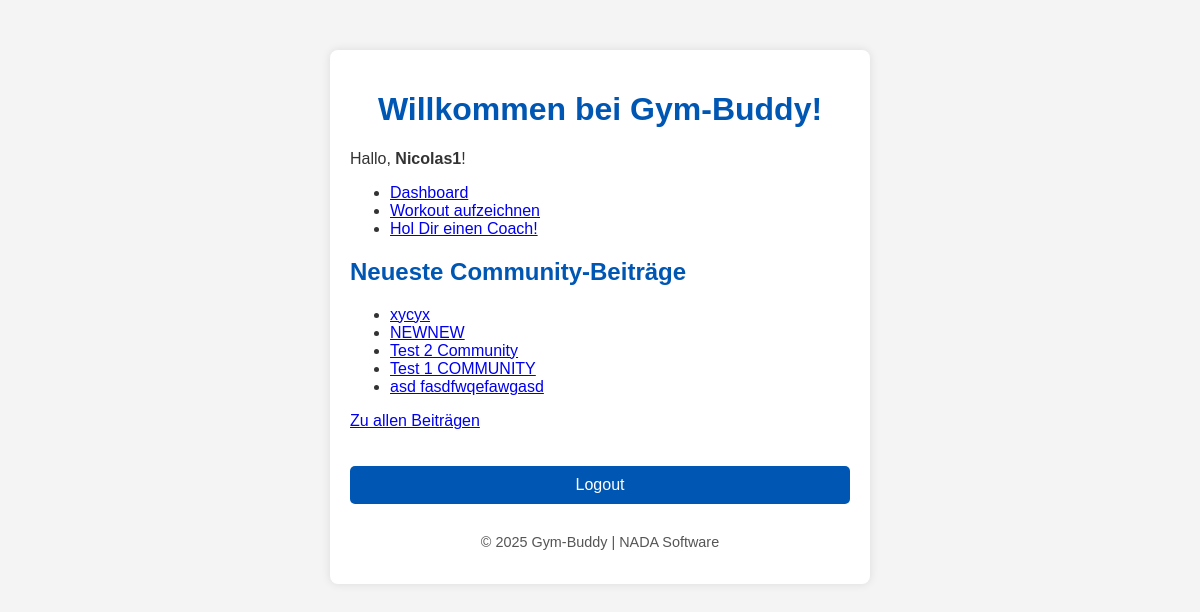
Screenshot of / (signed in) with the database file from the repository.
### blog/models.py (models this page shows, shortened)
class Article(models.Model):
    title = models.CharField(
        max_length=_TITLE_MAX_LENGTH,
        validators=[
            MinLengthValidator(
                _TITLE_MIN_LENGTH,
                message=f"Titel ist zu kurz (min. {_TITLE_MIN_LENGTH} Zeichen).",
            ),
        ],
    )
    content = models.TextField(
        validators=[
            MinLengthValidator(
                _CONTENT_MIN_LENGTH,
                message=f"Inhalt ist zu kurz (min. {_CONTENT_MIN_LENGTH} Zeichen).",
            ),
            MaxLengthValidator(
                _CONTENT_MAX_LENGTH,
                message=f"Inhalt ist zu lang (max. {_CONTENT_MAX_LENGTH} Zeichen).",
            ),
        ]
    )
    created_at = models.DateTimeField(auto_now_add=True)

### blog/views.py (the view)
# urls.py: path("", views.article_list, name="article_list"),
def article_list(request):
    articles = Article.objects.all().order_by('-id')[:5]
    is_admin = request.user.is_authenticated and request.user.groups.filter(name="Admin").exists()
    return render(request, "article_list.html", {"articles": articles, "is_admin": is_admin})

### blog/templates/article_list.html (shortened to what this page needs)
{% load static %}
<!DOCTYPE html>
<html lang="de">
<head>
    <link rel="stylesheet" href="{% static 'style.css' %}">
</head>
<body>
    <div class="container">
        <header class="text-center">
            <h1>Willkommen bei Gym-Buddy!</h1>
        </header>
        {% if user.is_authenticated %}
            <p class="text-center">Hallo, <strong>{{ user.username }}</strong>!</p>
            <nav>
                <ul class="nav-list">
                    <li><a href="{% url 'dashboard' %}">Dashboard</a></li>
                    <li><a href="{% url 'workout_create' %}">Workout aufzeichnen</a></li>
                    <li><a href="{% url 'all_coach' %}">Hol Dir einen Coach!</a></li>
                </ul>
            </nav>
            <section>
                <h2>Neueste Community-Beiträge</h2>
                <ul class="article-list">
                    {% for article in articles %}
                        <li>
                            <a href="{% url 'article_detail' article.pk %}">{{ article.title }}</a>
                        </li>
                    {% empty %}
                        <p>Keine Artikel verfügbar.</p>
                    {% endfor %}
                </ul>
                <p class="text-center mt-2"><a href="{% url 'all_community' %}">Zu allen Beiträgen</a></p>
            </section>
            <form method="post" action="{% url 'logout' %}" class="logout-form">
                <button type="submit" class="logout-button">Logout</button>
            </form>
        {% else %}
            <p class="text-center">
                Welcome! Bitte <a href="{% url 'login' %}">logge dich ein</a> oder
                <a href="{% url 'register' %}">registriere dich</a>, um alle Funktionen zu nutzen.
            </p>
        {% endif %}
        <footer>
            <p>&copy; 2025 Gym-Buddy | NADA Software</p>
        </footer>
    </div>
</body>
</html>

### static/style.css (style rules this page uses)
body { font-family: 'Arial', sans-serif; margin: 0; padding: 0; background-color: #f4f4f4; color: #333; }
.container { width: 80%; max-width: 500px; margin: 50px auto; padding: 20px; background-color: #fff; box-shadow: 0 0 10px rgba(0, 0, 0, 0.1); border-radius: 8px; }
h1 { text-align: center; color: #0056b3; }
h2 { color: #0056b3; margin-top: 20px; }
form { display: flex; flex-direction: column; align-items: center; }
button { background-color: #0056b3; color: #ffffff; border: none; padding: 10px 20px; cursor: pointer; font-size: 1em; border-radius: 5px; margin-top: 20px; width: 100%; }
footer { margin-top: 30px; text-align: center; font-size: 0.9em; color: #555; }

### rows the page displays
Article: title "xycyx"
Article: title "NEWNEW"
Article: title "Test 2 Community"
Article: title "Test 1 COMMUNITY"
Article: title "asd fasdfwqefawgasd"

### other values shown
{{ user.username }} "Nicolas1"
